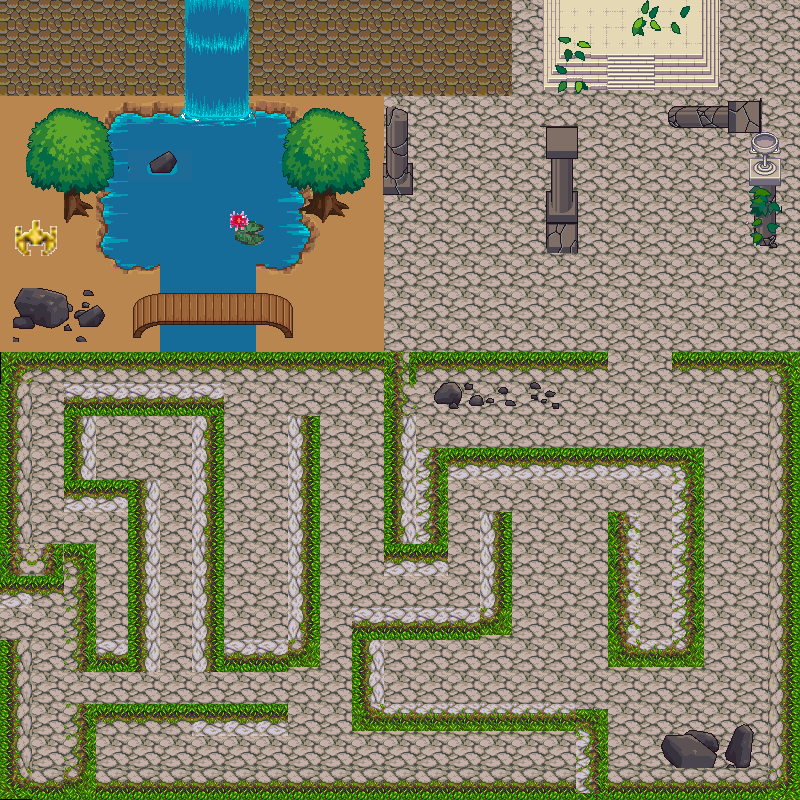

Tiled map render using the project's own tile images. Description and the map definition, with tile-layer contents summarised, below:
An orthogonal 25x25 tile map with 32x32 px tiles, 4 tile layers (superficies, laberinto, detalles, adornos).

<map version="1.2" tiledversion="1.3.1" orientation="orthogonal" renderorder="left-down" compressionlevel="0" width="25" height="25" tilewidth="32" tileheight="32" infinite="0" nextlayerid="5" nextobjectid="1">
 <tileset firstgid="1" source="../texturas/atlaspatriarca.tsx" />
 <layer id="1" name="superficies" width="25" height="25">
  <data>[625 cells, 577 non-empty, 9 distinct tile ids]</data>
 </layer>
 <layer id="2" name="laberinto" width="25" height="25">
  <data>[625 cells, 151 non-empty, 15 distinct tile ids]</data>
 </layer>
 <layer id="3" name="detalles" width="25" height="25">
  <data>[625 cells, 123 non-empty, 90 distinct tile ids]</data>
 </layer>
 <layer id="4" name="adornos" width="25" height="25">
  <data>[625 cells, 121 non-empty, 101 distinct tile ids]</data>
 </layer>
</map>